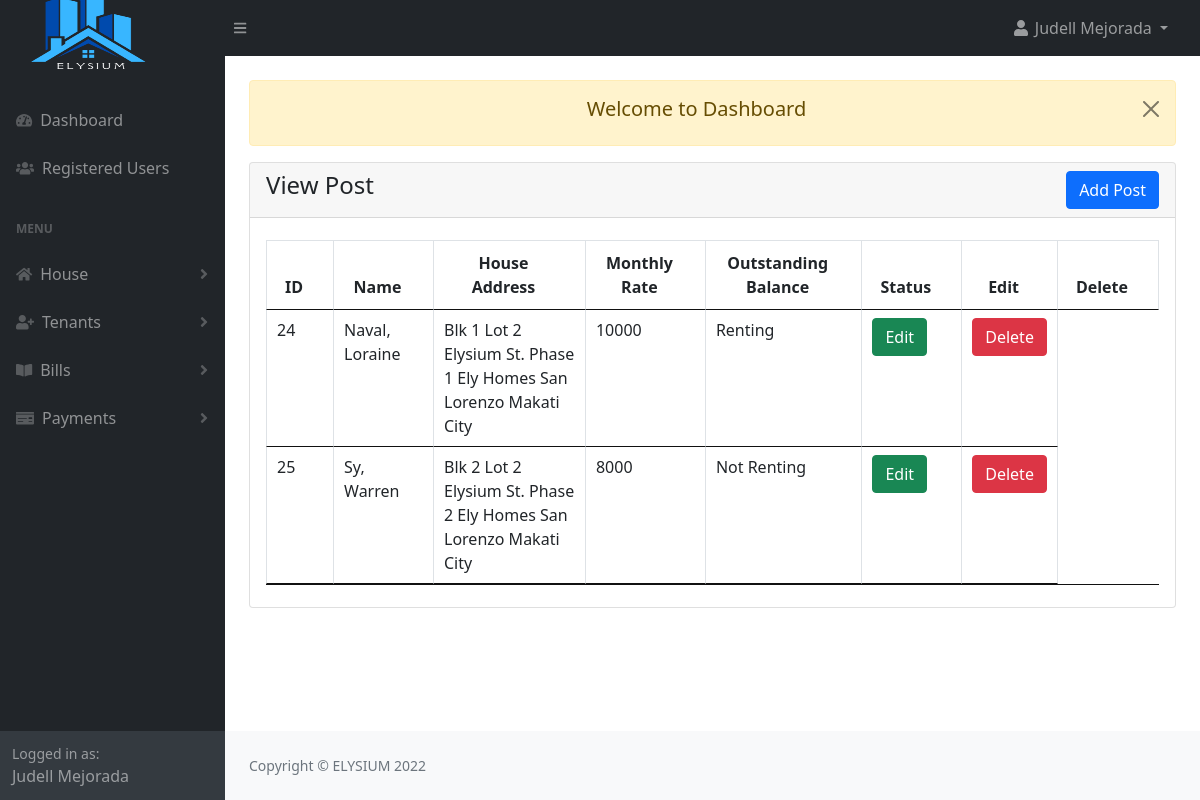
The page /admin/tenant.php (signed in) on the database its author committed.
### tables this page shows
CREATE TABLE `tenant` (
  `tenant_id` int(199) NOT NULL,
  `users_id` int(199) NOT NULL,
  `house_id` int(200) NOT NULL,
  `tenant_status` tinyint(1) NOT NULL DEFAULT 0 COMMENT '0-inactive, 1-active, 2-deleted',
  `date_in` timestamp NOT NULL DEFAULT current_timestamp()
);

CREATE TABLE `house` (
  `house_id` int(11) NOT NULL,
  `house_address` varchar(199) NOT NULL,
  `house_price` int(20) NOT NULL,
  `house_desc` text DEFAULT NULL,
  `house_status` tinyint(1) NOT NULL DEFAULT 0 COMMENT '0-invisible, 1-visible, 2-delete',
  `added_date` timestamp NOT NULL DEFAULT current_timestamp()
);

### admin/tenant.php (the view)
<?php
include("authentication.php");
include("includes/header.php");
?>
<div class="container-fluid px-4">
    <div class="row mt-4">
        <div class="col-md-12">
			<?php include('message.php'); ?>
            <div class="card">
                <div class="card-header">
                    <h4>View Post
                        <a href="tenant_add.php" class="btn btn-primary float-end">Add Post</a>
                    </h4>
                </div>
                <div class="card-body">
                <div class="table-responsive">
                    <table id="myDataTable" class="table table-bordered table-stripe">
                        <thead>
                            <th class="text-center">ID</th>
                            <th class="text-center">Name</th>
                            <th class="text-center">House Address</th>
                            <th class="text-center">Monthly Rate</th>
                            <th class="text-center">Outstanding Balance</th>
                            <th class="text-center">Status</th>
                            <th class="text-center">Edit</th>
                            <th class="text-center">Delete</th>
                        </thead>
                        <?php
                            $tenant = "SELECT t.*,concat(u.lname,', ',u.fname) AS name, h.house_price, h.house_address
                                        FROM tenant t
                                        INNER JOIN house h ON h.house_id = t.house_id
                                        INNER JOIN users u ON u.id = t.users_id";
                            $tenant_run = mysqli_query($con, $tenant);
                            if(mysqli_num_rows($tenant_run) > 0)
                            {
                                foreach($tenant_run as $tenant)
                                {
                                    ?>
                                    <tbody>
                                        <tr>
                                            <td><?=$tenant['tenant_id']?></td>
                                            <td><?=$tenant['name']?></td>
                                            <td><?=$tenant['house_address']?></td>
                                            <td><?=$tenant['house_price']?></td>
                                            <td>
                                                <?=$tenant['tenant_status'] == '1' ? 'Renting':'Not Renting'?>
                                            </td>
                                            <td>
                                                <a href="tenant_edit.php?id=<?=$tenant['tenant_id']?>" class="btn btn-success">Edit</a>
                                            </td>
                                            <td>
                                                <form action="code.php" method="POST">
                                                    <button type="submit" class="btn btn-danger" value="<?=$tenant['tenant_id']?>" name="tenant_delete">Delete</button>
                                                </form>
                                            </td>
                                        </tr>
                                    <?php
                                }
                            }
                            else
                            {
                                ?>
                                <tr>
                                    <td colspan="6">No record found</td>
                                </tr>
                                <?php
                            }
                        ?>
                        </tbody>
                    </table>
                </div>
                </div>
            </div>
        </div>
    </div>
</div>
<?php
include("includes/footer.php");
include("includes/scripts.php");
?>

### rows shown on the page
tenant: tenant_id "24", name "Naval, Loraine", house.house_address "Blk 1 Lot 2 Elysium St. Phase 1 Ely Homes San Lorenzo Makati City", house.house_price "10000", tenant_status "Renting"
tenant: tenant_id "25", name "Sy, Warren", house.house_address "Blk 2 Lot 2 Elysium St. Phase 2 Ely Homes San Lorenzo Makati City", house.house_price "8000", tenant_status "Not Renting"

### other values the page prints
$_SESSION['auth_user']['user_name'] "Judell Mejorada"
$_SESSION['message'] "Welcome to Dashboard"
